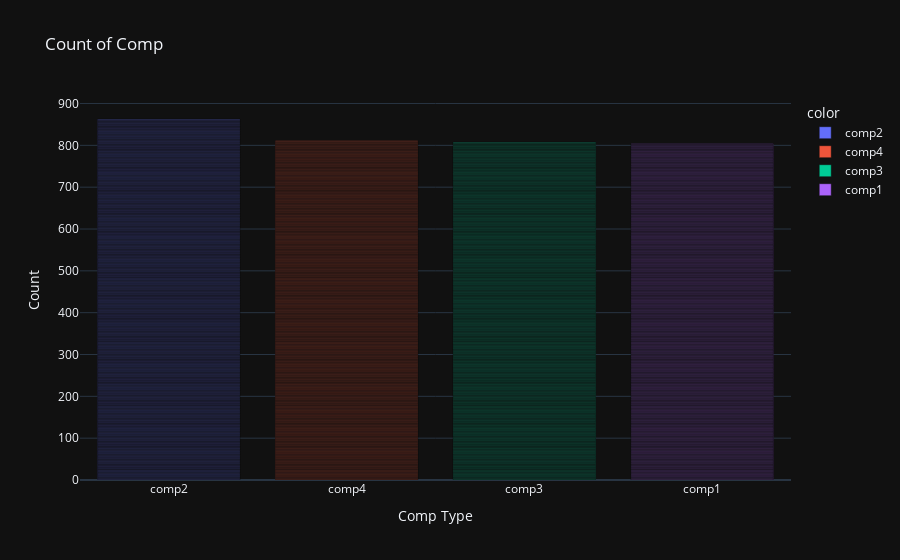

The cell this chart's notebook holds for it:
### Code cell
fig = px.bar(x=maint['comp'].values,
             title='Count of Comp', template='plotly_dark', color=maint['comp'].values)
fig.update_layout(xaxis_title='Comp Type', yaxis_title='Count')
fig.show()

### Figure 1 — Plotly figure (JSON) as saved in the notebook; plotly's stock layout.template omitted (floating-point values rounded to 4 significant figures; data arrays with more than 128 entries replaced by an {"elided": "..."} marker saying what was removed)
{"data": [{"alignmentgroup": "True", "hovertemplate": "color=comp2<br>x=%{x}<br>count=%{y}<extra></extra>", "legendgroup": "comp2", "marker": {"color": "#636efa", "pattern": {"shape": ""}}, "name": "comp2", "offsetgroup": "comp2", "orientation": "v", "showlegend": true, "textposition": "auto", "type": "bar", "x": {"elided": "863 str values"}, "xaxis": "x", "y": {"elided": "863 int values"}, "yaxis": "y"}, {"alignmentgroup": "True", "hovertemplate": "color=comp4<br>x=%{x}<br>count=%{y}<extra></extra>", "legendgroup": "comp4", "marker": {"color": "#EF553B", "pattern": {"shape": ""}}, "name": "comp4", "offsetgroup": "comp4", "orientation": "v", "showlegend": true, "textposition": "auto", "type": "bar", "x": {"elided": "811 str values"}, "xaxis": "x", "y": {"elided": "811 int values"}, "yaxis": "y"}, {"alignmentgroup": "True", "hovertemplate": "color=comp3<br>x=%{x}<br>count=%{y}<extra></extra>", "legendgroup": "comp3", "marker": {"color": "#00cc96", "pattern": {"shape": ""}}, "name": "comp3", "offsetgroup": "comp3", "orientation": "v", "showlegend": true, "textposition": "auto", "type": "bar", "x": {"elided": "808 str values"}, "xaxis": "x", "y": {"elided": "808 int values"}, "yaxis": "y"}, {"alignmentgroup": "True", "hovertemplate": "color=comp1<br>x=%{x}<br>count=%{y}<extra></extra>", "legendgroup": "comp1", "marker": {"color": "#ab63fa", "pattern": {"shape": ""}}, "name": "comp1", "offsetgroup": "comp1", "orientation": "v", "showlegend": true, "textposition": "auto", "type": "bar", "x": {"elided": "804 str values"}, "xaxis": "x", "y": {"elided": "804 int values"}, "yaxis": "y"}], "layout": {"barmode": "relative", "legend": {"title": {"text": "color"}, "tracegroupgap": 0}, "title": {"text": "Count of Comp"}, "xaxis": {"anchor": "y", "domain": [0, 1], "title": {"text": "Comp Type"}}, "yaxis": {"anchor": "x", "domain": [0, 1], "title": {"text": "Count"}}}}
